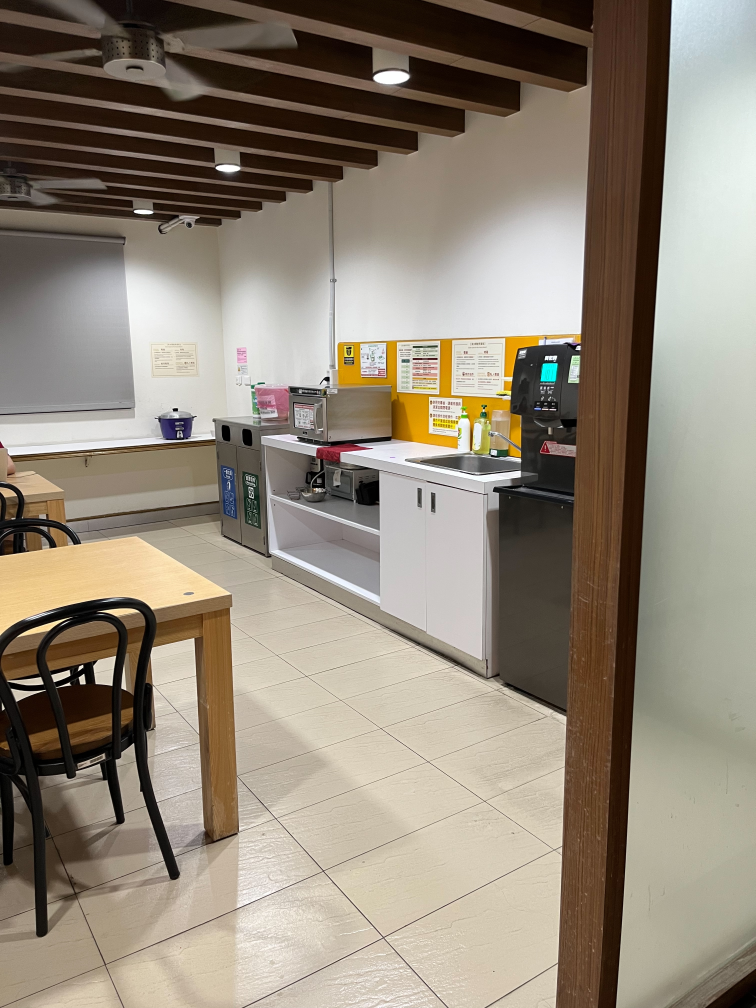
#> input picture Projective Geometry/resource/S13.jpg, 3024 x 4032 px (shown at 1/4 size)
$ python -i part4.py   (imports and definitions only)
#> lines starting #> are read from the running program, lines starting #| are printed output that depends on the picture
import numpy as np
import cv2
import random
from tqdm import tqdm
from utils import solve_homography, warping

# [1 line not run here, left out]

def panorama(imgs):
    """
    Image stitching with estimated homograpy between consecutive
    :param imgs: list of images to be stitched
    :return: stitched panorama
    """
    last_best_H = np.eye(3)
    thres = 0.2 # threshold for RANSAC inliers
    num_iter = 3000 # sampling times for RANSAC
    num_kps_for_H = 13 # sample n coordinates randomly as corners to estimate H
    n_best_matches = 100 # we only consider n best matches with shortest distance.

    # create the final stitched canvas
    h, w, c = imgs[0].shape
    h_max = max([x.shape[0] for x in imgs])
    w_max = sum([x.shape[1] for x in imgs])
    dst = np.zeros((h_max, w_max, c), dtype=np.uint8)
    # Assign frame 1 to destination map D
    dst[:h, :w] = imgs[0]

    # for all images to be stitched:
    for idx in range(len(imgs) - 1):
        im1 = imgs[idx + 1] # queryImage
        im2 = imgs[idx] # trainImage
        # TODO: 1.feature detection & matching
        # find descriptor and corresponding keypoints for src and dst images

        orb = cv2.ORB_create()
        kp1, des1 = orb.detectAndCompute(im1, None) # queryImage
        kp2, des2 = orb.detectAndCompute(im2, None) # trainImage
        # calculate the matched points by estimating the distance bwtween descriptors
        bf = cv2.BFMatcher(cv2.NORM_HAMMING, crossCheck=True)
        matches = bf.match(des1, des2)
        # sort them in ascending order of their distances so that best matches come to front.
        matches = sorted(matches, key = lambda x: x.distance)[:n_best_matches]
        # get the index of matched descriptors
        q_idx = [match.queryIdx for match in matches]
        t_idx = [match.trainIdx for match in matches]
        # use the index to find corresponding keypoints
        src_pts = np.array([kp1[idx].pt for idx in q_idx])
        dst_pts = np.array([kp2[idx].pt for idx in t_idx])
        # TODO: 2. apply RANSAC to choose best H
        maxInliers = 0
        best_H = np.eye(3)
        for _ in range(num_iter):
            # sample 13 coordinates randomly as corners to estimate H
            rand_idx = random.sample(range(len(src_pts)), num_kps_for_H)
            p1, p2 = src_pts[rand_idx], dst_pts[rand_idx]
            H = solve_homography(p1, p2)
            # use H to get predicted coordinates
            U = np.concatenate((src_pts.T, np.ones((1,src_pts.shape[0]))), axis=0)
            pred = np.dot(H, U)
            pred = (pred/pred[2]).T[:,:2]
            # estimate the error between predicted coordinates and matched points
            distance = pred-dst_pts
            error = np.linalg.norm(distance, axis=1)
            # the error values lower than the threshold were regarded as inliers
            inliers = (error < thres).sum()
            # save the H if inliers greater than maxInliers
            if inliers > maxInliers :
                best_H = H.copy()
                # update maxInliers
                maxInliers = inliers
        # TODO: 3. chain the homographies
        last_best_H = np.dot(last_best_H, best_H)
        # TODO: 4. apply warping
        dst = warping(im1, dst, last_best_H, 0, h_max, 0, w_max, direction='b')
        # TODO: 5. apply alpha blending

        def alpha_blending(im1, im2, alpha):

            blended = alpha * im1 + (1 - alpha) * im2
            blended = blended.astype(np.uint8)
            return blended
        im1_resized = cv2.resize(im1, (dst.shape[1], dst.shape[0]))
        im2_resized = cv2.resize(im2, (dst.shape[1], dst.shape[0]))

        # Convert the warped image to float32 for alpha blending
        dst_float = dst.astype(np.float32)

        # Calculate the alpha value based on the pixel intensities
        alpha = np.where(dst_float == 0, 0, 1)

        # Apply alpha blending between the resized images and the warped image
        blended = alpha * im1_resized + (1 - alpha) * im2_resized
        blended = blended.astype(np.uint8)

        # Update the warped image with the blended result
        dst = blended

    return dst

# [7 lines not run here, left out]

>>> import cv2
>>> picture = cv2.imread('../resource/S13.jpg', cv2.IMREAD_GRAYSCALE)
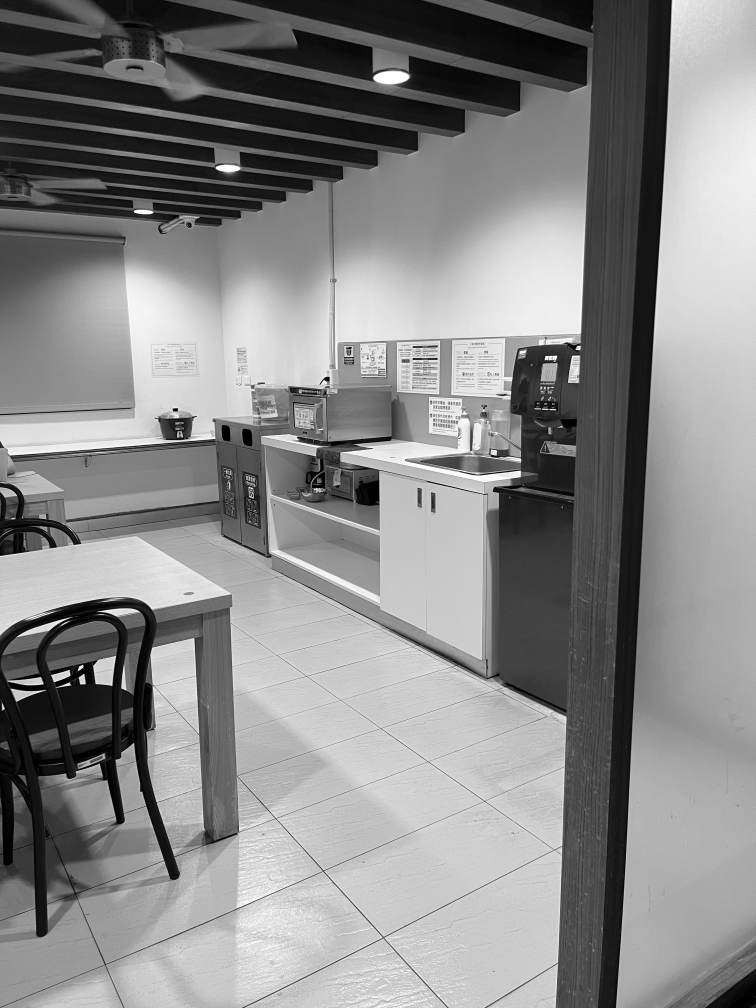
#> picture: shape (4032, 3024) (shown at 1/4 size); min 0, max 255, mean 136
#> (the run stopped early here; a loop or call above may not have finished)

$ run again, on Projective Geometry/resource/imm1.jpg
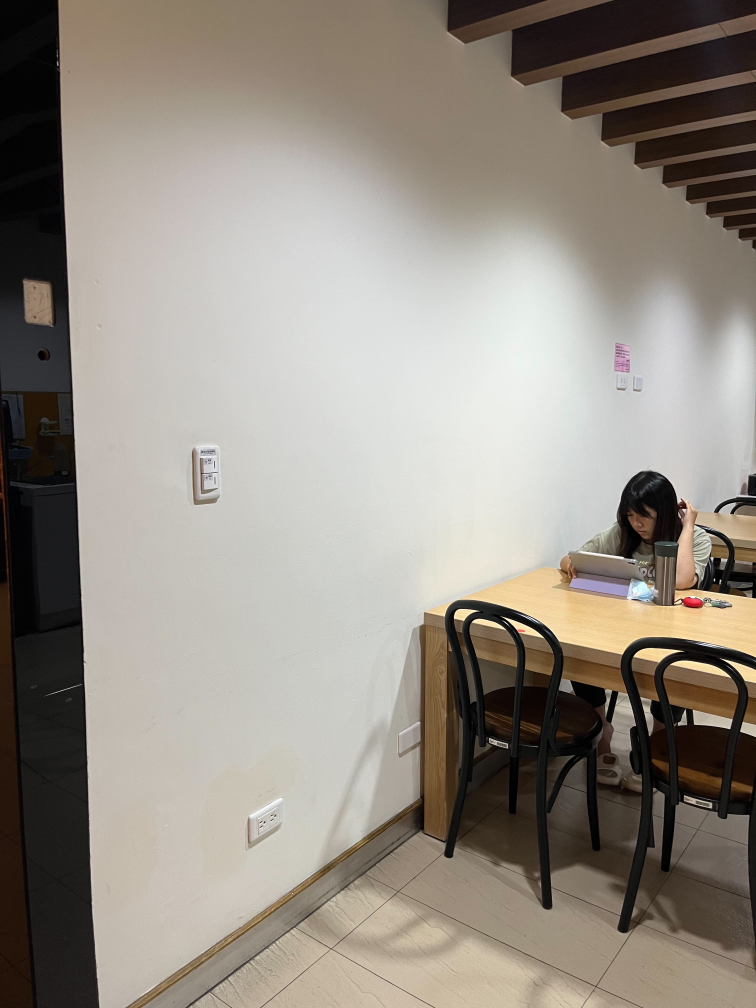
#> input picture Projective Geometry/resource/imm1.jpg, 3024 x 4032 px (shown at 1/4 size)
#> `picture = cv2.imread('../resource/S13.jpg', cv2.IMREAD_GRAYSCALE)`:
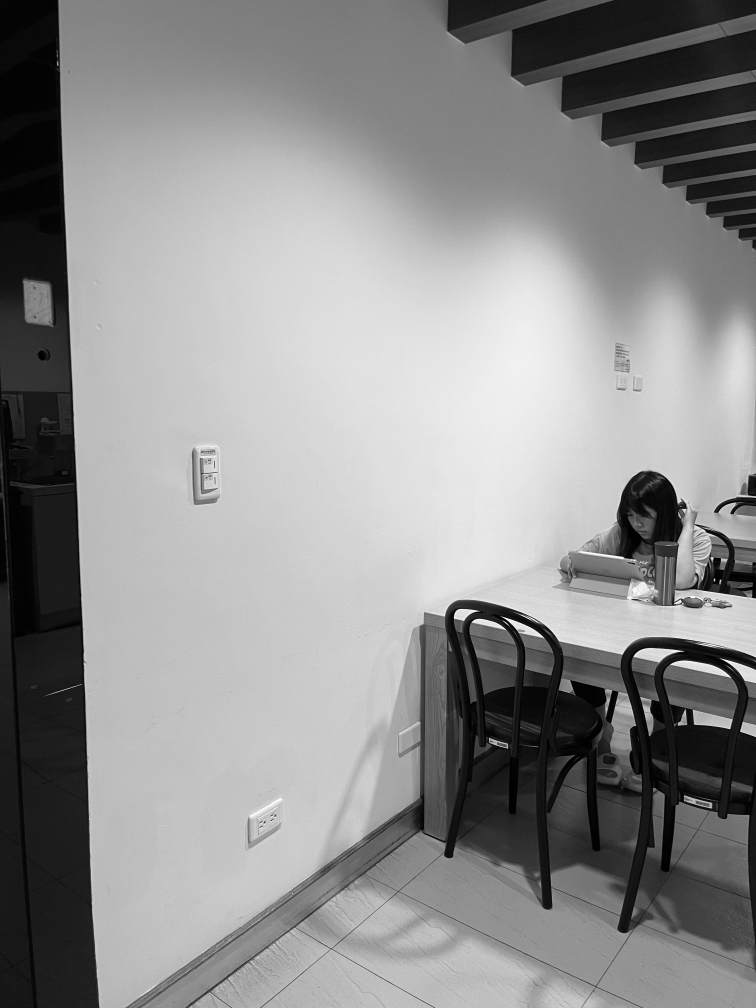
#> picture: shape (4032, 3024) (shown at 1/4 size); min 0, max 255, mean 142.3
